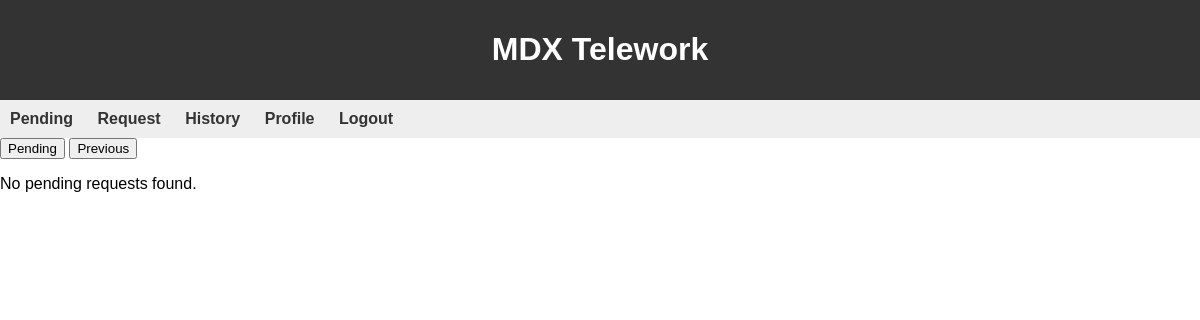
The page /mdxtelework/previous_requests (signed in) on the database as committed earlier.
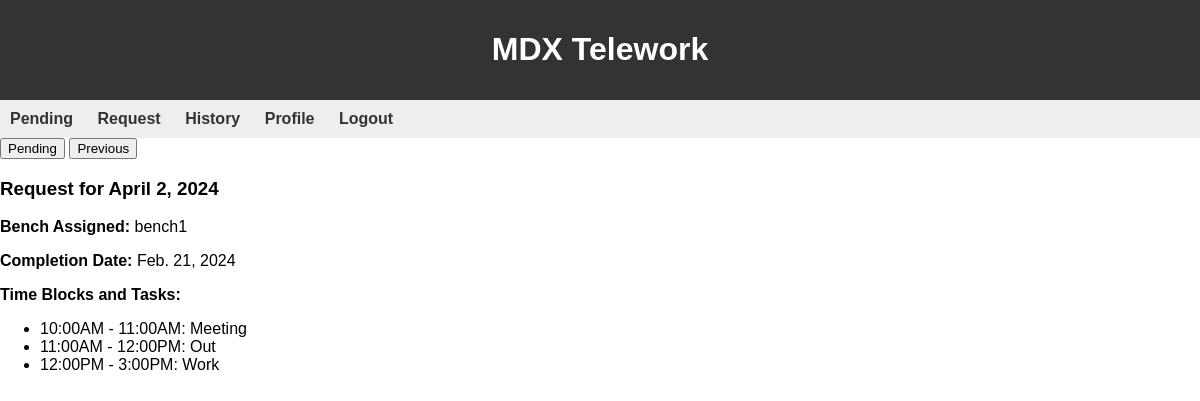
The same page on the database as committed later.
### mdxtelework/models.py (models this page shows, shortened)
class TeleworkRequest(models.Model):
    STATUS_CHOICES = (
        ('pending', 'Pending'),
        ('approved', 'Approved'),
        ('rejected', 'Rejected'),
    )
    BENCH_CHOICES = (
        ('bench1', 'Bench 1'),
        ('bench2', 'Bench 2'),
        ('bench3', 'Bench 3'),
        ('other', 'Other'),
    )
    user = models.ForeignKey(User, on_delete=models.CASCADE, null=True)
    completion_date = models.DateField()
    completion_report = models.JSONField()
    date_requested = models.DateField()
    bench_assigned = models.CharField(max_length=100, choices=BENCH_CHOICES)
    other_bench_reason = models.TextField(blank=True)
    status = models.CharField(max_length=20, choices=STATUS_CHOICES, default='pending')

### mdxtelework/views.py (the view)
# urls.py: path("previous_requests", views.previous_requests, name="previous_requests"),
@login_required
def previous_requests(request):
    user_requests = TeleworkRequest.objects.filter(user=request.user, status__in=['approved', 'rejected'])
    return render(request, "mdxtelework/pending_requests.html", {'user_requests': user_requests})

### mdxtelework/templates/mdxtelework/pending_requests.html (shortened to what this page needs)
{% extends "mdxtelework/layout.html" %}
{% block body %}
<div class="buttons">
    <button id="pending-button">Pending</button>
    <button id="previous-button">Previous</button>
</div>
{% if user_requests %}
    <div class="card-container">
        {% for request in user_requests %}
            <div class="card">
                <div class="card-header">
                    <h3>Request for {{ request.date_requested }}</h3>
                </div>
                <div class="card-body">
                    <p><strong>Bench Assigned:</strong> {{ request.bench_assigned }}</p>
                    <p><strong>Completion Date:</strong> {{ request.completion_date }}</p>
                    <p><strong>Time Blocks and Tasks:</strong></p>
                    <ul>
                        {% for block in request.completion_report %}
                            <li>{{ block.start_time }} - {{ block.end_time }}: {{ block.activity }}</li>
                        {% endfor %}
                    </ul>
                </div>
            </div>
        {% endfor %}
    </div>
{% else %}
    <p>No pending requests found.</p>
{% endif %}
{% endblock %}

### mdxtelework/templates/mdxtelework/layout.html (shortened to what this page needs)
<!DOCTYPE html>
<html lang="en">
<head>
    <link rel="stylesheet" href="/static/styles.css">
</head>
<body>
    <header>
        <h1>MDX Telework</h1>
    </header>
    <nav>
        <a href="{% url 'pending_requests' %}">Pending</a>
        <a href="{% url 'telework_request' %}">Request</a>
        <a href="#">History</a>
        <a href="#">Profile</a>
        <a href="{% url 'logout' %}">Logout</a>
    </nav>
    {% block body %}
    {% endblock %}
</body>
</html>

### mdxtelework/static/styles.css (style rules this page uses)
body { font-family: Arial, sans-serif; margin: 0; padding: 0; }
header { background-color: #333; color: #fff; padding: 10px; text-align: center; }
nav { background-color: #eee; padding: 10px; }
nav a { margin-right: 20px; text-decoration: none; color: #333; font-weight: bold; }

Rows that differ between the two databases and show on the page:
added TeleworkRequest: date_requested "April 2, 2024", bench_assigned "bench1", completion_date "Feb. 21, 2024", start_time "10:00AM" "11:00AM" "12:00PM", end_time "11:00AM" "12:00PM" "3:00PM", activity "Meeting" "Out" "Work"
Other text that changed with them:
text no longer shown: "No pending requests found."
